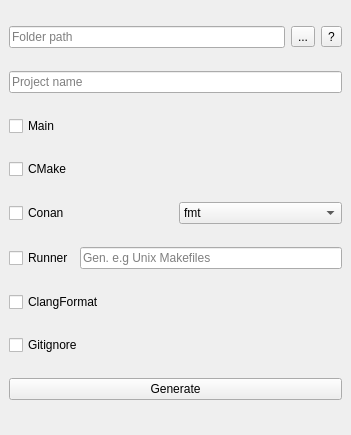
<?xml version="1.0" encoding="UTF-8"?>
<ui version="4.0">
 <class>MainWindow</class>
 <widget class="QMainWindow" name="MainWindow">
  <property name="geometry">
   <rect>
    <x>0</x>
    <y>0</y>
    <width>351</width>
    <height>435</height>
   </rect>
  </property>
  <property name="minimumSize">
   <size>
    <width>351</width>
    <height>435</height>
   </size>
  </property>
  <property name="maximumSize">
   <size>
    <width>351</width>
    <height>435</height>
   </size>
  </property>
  <property name="windowTitle">
   <string>ProjectGenerator</string>
  </property>
  <widget class="QWidget" name="centralwidget">
   <layout class="QVBoxLayout" name="verticalLayout">
    <item>
     <layout class="QHBoxLayout" name="horizontalLayout">
      <item>
       <widget class="QLineEdit" name="FilePath">
        <property name="mouseTracking">
         <bool>false</bool>
        </property>
        <property name="readOnly">
         <bool>true</bool>
        </property>
        <property name="placeholderText">
         <string>Folder path</string>
        </property>
       </widget>
      </item>
      <item>
       <widget class="QToolButton" name="toolButton">
        <property name="text">
         <string>...</string>
        </property>
       </widget>
      </item>
      <item>
       <widget class="QToolButton" name="helpButton">
        <property name="text">
         <string>?</string>
        </property>
       </widget>
      </item>
     </layout>
    </item>
    <item>
     <widget class="QLineEdit" name="ProjectNameLineEdit">
      <property name="placeholderText">
       <string>Project name</string>
      </property>
      <property name="clearButtonEnabled">
       <bool>true</bool>
      </property>
     </widget>
    </item>
    <item>
     <widget class="QCheckBox" name="MainFIle">
      <property name="text">
       <string>Main</string>
      </property>
     </widget>
    </item>
    <item>
     <widget class="QCheckBox" name="CMakeFile">
      <property name="text">
       <string>CMake</string>
      </property>
     </widget>
    </item>
    <item>
     <layout class="QHBoxLayout" name="horizontalLayout_2">
      <item>
       <widget class="QCheckBox" name="ConanFile">
        <property name="text">
         <string>Conan</string>
        </property>
       </widget>
      </item>
      <item>
       <widget class="QComboBox" name="ConanLibraryComboBox">
        <item>
         <property name="text">
          <string>fmt</string>
         </property>
        </item>
        <item>
         <property name="text">
          <string>nlohmann_json</string>
         </property>
        </item>
        <item>
         <property name="text">
          <string>zlib</string>
         </property>
        </item>
        <item>
         <property name="text">
          <string>sfml</string>
         </property>
        </item>
       </widget>
      </item>
     </layout>
    </item>
    <item>
     <layout class="QHBoxLayout" name="horizontalLayout_3">
      <item>
       <widget class="QCheckBox" name="RunnerFile">
        <property name="text">
         <string>Runner</string>
        </property>
       </widget>
      </item>
      <item>
       <widget class="QLineEdit" name="GeneratorLineEdit">
        <property name="placeholderText">
         <string>Gen. e.g Unix Makefiles</string>
        </property>
       </widget>
      </item>
     </layout>
    </item>
    <item>
     <widget class="QCheckBox" name="ClangFormatFile">
      <property name="text">
       <string>ClangFormat</string>
      </property>
     </widget>
    </item>
    <item>
     <widget class="QCheckBox" name="GitignoreFile">
      <property name="text">
       <string>Gitignore</string>
      </property>
     </widget>
    </item>
    <item>
     <widget class="QPushButton" name="pushButton">
      <property name="text">
       <string>Generate</string>
      </property>
     </widget>
    </item>
   </layout>
  </widget>
 </widget>
 <resources/>
 <connections/>
</ui>
